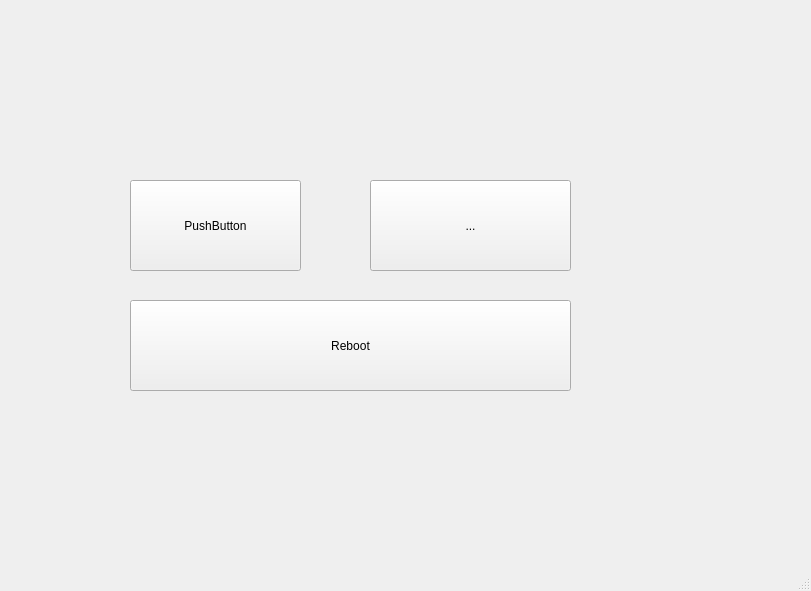
<?xml version="1.0" encoding="UTF-8"?>
<ui version="4.0">
 <class>MainWindow</class>
 <widget class="QMainWindow" name="MainWindow">
  <property name="geometry">
   <rect>
    <x>0</x>
    <y>0</y>
    <width>811</width>
    <height>591</height>
   </rect>
  </property>
  <property name="windowTitle">
   <string>MainWindow</string>
  </property>
  <widget class="QWidget" name="centralwidget">
   <widget class="QPushButton" name="pushButton">
    <property name="geometry">
     <rect>
      <x>130</x>
      <y>180</y>
      <width>171</width>
      <height>91</height>
     </rect>
    </property>
    <property name="text">
     <string>PushButton</string>
    </property>
   </widget>
   <widget class="QToolButton" name="toolButton">
    <property name="geometry">
     <rect>
      <x>370</x>
      <y>180</y>
      <width>201</width>
      <height>91</height>
     </rect>
    </property>
    <property name="text">
     <string>...</string>
    </property>
   </widget>
   <widget class="QPushButton" name="pushButton_2">
    <property name="geometry">
     <rect>
      <x>130</x>
      <y>300</y>
      <width>441</width>
      <height>91</height>
     </rect>
    </property>
    <property name="text">
     <string>Reboot</string>
    </property>
   </widget>
  </widget>
  <widget class="QMenuBar" name="menubar">
   <property name="geometry">
    <rect>
     <x>0</x>
     <y>0</y>
     <width>811</width>
     <height>22</height>
    </rect>
   </property>
  </widget>
  <widget class="QStatusBar" name="statusbar"/>
 </widget>
 <resources/>
 <connections/>
</ui>
